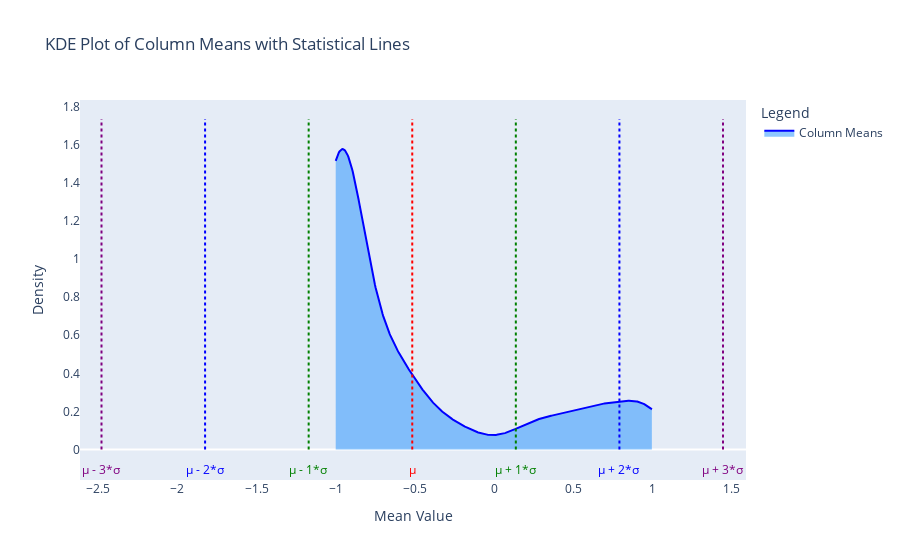

The notebook cell this image was saved under:
### Code cell
# Assuming 'df' is your DataFrame
# Calculate the mean for each numeric column, ignoring NaN values
means = df.select_dtypes(include=[np.number]).mean()

# Compute overall mean and standard deviation of these means
overall_mean = means.mean()
overall_std = means.std()

# Create a simple KDE plot using Plotly's Figure Factory
fig = ff.create_distplot([means.dropna()], ['Column Means'], show_hist=False, show_rug=False)

# Add vertical lines for mean and mean ± standard deviations
lines = [overall_mean, overall_mean - overall_std, overall_mean + overall_std,
         overall_mean - 2 * overall_std, overall_mean + 2 * overall_std,
         overall_mean - 3 * overall_std, overall_mean + 3 * overall_std]
colors = ['red', 'green', 'green', 'blue', 'blue', 'purple', 'purple']
names = ['μ', 'μ - 1*σ', 'μ + 1*σ', 'μ - 2*σ', 'μ + 2*σ', 'μ - 3*σ', 'μ + 3*σ']
line_style = dict(dash='dot', width=2)

# Update density plot to have a filled color with transparency
fig.data[0].update(
    marker=dict(color='blue', line=dict(width=0)),
    fill='tozeroy',
    fillcolor='rgba(30,144,255,0.5)'
)

# Max density for y-scale of lines
max_density = fig.data[0].y.max() * 1.1  # Scale it a bit for visual clarity

# Add dotted vertical lines and x-axis annotations for the statistical measures
for line, color, name in zip(lines, colors, names):
    fig.add_trace(go.Scatter(
        x=[line, line],
        y=[0, max_density],  # Extend from 0 to max density for visibility
        mode='lines',
        line=dict(color=color, **line_style),
        name=name
    ))

    # Add annotations directly on the x-axis for each line
    fig.add_annotation(
        x=line, y=0,
        text=name,
        showarrow=False,
        yshift=-20,
        xshift=-5 if 'Mean' in name else 0,
        font=dict(color=color)
    )

# Remove legend for vertical lines
fig.for_each_trace(
    lambda trace: trace.update(showlegend=False) if trace.name in names else (),
)

# Update layout for better visualization
fig.update_layout(
    title='KDE Plot of Column Means with Statistical Lines',
    xaxis_title='Mean Value',
    yaxis_title='Density',
    legend_title='Legend',
    xaxis=dict(showgrid=False),
    yaxis=dict(showgrid=False)
)

# Show the plot
fig.show()

### Figure 1 — Plotly figure (JSON) as saved in the notebook; plotly's stock layout.template omitted (floating-point values rounded to 4 significant figures; data arrays with more than 128 entries replaced by an {"elided": "..."} marker saying what was removed)
{"data": [{"fill": "tozeroy", "fillcolor": "rgba(30,144,255,0.5)", "legendgroup": "Column Means", "marker": {"color": "blue", "line": {"width": 0}}, "mode": "lines", "name": "Column Means", "showlegend": true, "type": "scatter", "x": {"elided": "500 float values"}, "xaxis": "x", "y": {"elided": "500 float values"}, "yaxis": "y"}, {"line": {"color": "red", "dash": "dot", "width": 2}, "mode": "lines", "name": "μ", "showlegend": false, "type": "scatter", "x": [-0.5168, -0.5168], "y": [0, 1.736]}, {"line": {"color": "green", "dash": "dot", "width": 2}, "mode": "lines", "name": "μ - 1*σ", "showlegend": false, "type": "scatter", "x": [-1.171, -1.171], "y": [0, 1.736]}, {"line": {"color": "green", "dash": "dot", "width": 2}, "mode": "lines", "name": "μ + 1*σ", "showlegend": false, "type": "scatter", "x": [0.1372, 0.1372], "y": [0, 1.736]}, {"line": {"color": "blue", "dash": "dot", "width": 2}, "mode": "lines", "name": "μ - 2*σ", "showlegend": false, "type": "scatter", "x": [-1.825, -1.825], "y": [0, 1.736]}, {"line": {"color": "blue", "dash": "dot", "width": 2}, "mode": "lines", "name": "μ + 2*σ", "showlegend": false, "type": "scatter", "x": [0.7912, 0.7912], "y": [0, 1.736]}, {"line": {"color": "purple", "dash": "dot", "width": 2}, "mode": "lines", "name": "μ - 3*σ", "showlegend": false, "type": "scatter", "x": [-2.479, -2.479], "y": [0, 1.736]}, {"line": {"color": "purple", "dash": "dot", "width": 2}, "mode": "lines", "name": "μ + 3*σ", "showlegend": false, "type": "scatter", "x": [1.445, 1.445], "y": [0, 1.736]}], "layout": {"annotations": [{"font": {"color": "red"}, "showarrow": false, "text": "μ", "x": -0.5168, "xshift": 0, "y": 0, "yshift": -20}, {"font": {"color": "green"}, "showarrow": false, "text": "μ - 1*σ", "x": -1.171, "xshift": 0, "y": 0, "yshift": -20}, {"font": {"color": "green"}, "showarrow": false, "text": "μ + 1*σ", "x": 0.1372, "xshift": 0, "y": 0, "yshift": -20}, {"font": {"color": "blue"}, "showarrow": false, "text": "μ - 2*σ", "x": -1.825, "xshift": 0, "y": 0, "yshift": -20}, {"font": {"color": "blue"}, "showarrow": false, "text": "μ + 2*σ", "x": 0.7912, "xshift": 0, "y": 0, "yshift": -20}, {"font": {"color": "purple"}, "showarrow": false, "text": "μ - 3*σ", "x": -2.479, "xshift": 0, "y": 0, "yshift": -20}, {"font": {"color": "purple"}, "showarrow": false, "text": "μ + 3*σ", "x": 1.445, "xshift": 0, "y": 0, "yshift": -20}], "autosize": true, "barmode": "overlay", "hovermode": "closest", "legend": {"title": {"text": "Legend"}, "traceorder": "reversed"}, "title": {"text": "KDE Plot of Column Means with Statistical Lines"}, "xaxis": {"anchor": "y2", "autorange": true, "domain": [0, 1], "range": [-2.546, 1.517], "showgrid": false, "title": {"text": "Mean Value"}, "type": "linear", "zeroline": false}, "yaxis": {"anchor": "free", "autorange": true, "domain": [0, 1], "position": 0, "range": [-0.3546, 1.846], "showgrid": false, "title": {"text": "Density"}, "type": "linear"}}}
